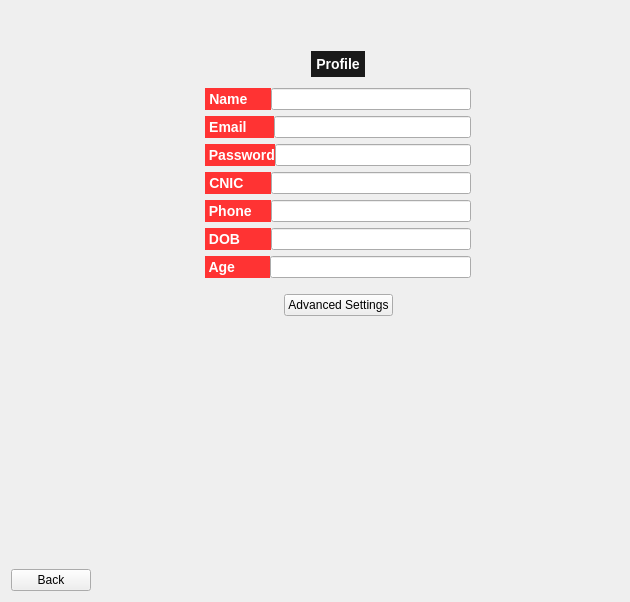
             <widget class="QWidget" name="ProfilePage">
              <layout class="QGridLayout" name="gridLayout_11">
               <item row="3" column="1">
                <spacer name="horizontalSpacer_52">
                 <property name="orientation">
                  <enum>Qt::Horizontal</enum>
                 </property>
                 <property name="sizeHint" stdset="0">
                  <size>
                   <width>102</width>
                   <height>20</height>
                  </size>
                 </property>
                </spacer>
               </item>
               <item row="3" column="0">
                <widget class="QPushButton" name="profile_back_btn">
                 <property name="maximumSize">
                  <size>
                   <width>16777215</width>
                   <height>35</height>
                  </size>
                 </property>
                 <property name="styleSheet">
                  <string notr="true">/*-----QPushButton-----*/
QPushButton#sendmoney_fr_btn
{
	background-color: #ff3333;
	color: #fff;
	border-radius: 5px;
	font-size: 15px;
	font-weight: bold;
	border: none;
	padding: 5px;
}
</string>
                 </property>
                 <property name="text">
                  <string>Back</string>
                 </property>
                 <property name="checkable">
                  <bool>true</bool>
                 </property>
                </widget>
               </item>
               <item row="1" column="2" colspan="2">
                <layout class="QVBoxLayout" name="verticalLayout_14">
                 <item>
                  <layout class="QHBoxLayout" name="horizontalLayout_23">
                   <property name="bottomMargin">
                    <number>5</number>
                   </property>
                   <item>
                    <spacer name="horizontalSpacer_53">
                     <property name="orientation">
                      <enum>Qt::Horizontal</enum>
                     </property>
                     <property name="sizeHint" stdset="0">
                      <size>
                       <width>40</width>
                       <height>20</height>
                      </size>
                     </property>
                    </spacer>
                   </item>
                   <item>
                    <widget class="QLabel" name="label_5">
                     <property name="styleSheet">
                      <string notr="true">QLabel#label_5
{
	background-color: #1a1a1a;	
    color: #fff;
	font-size: 14px;
	font-weight: bold;
	border: none;
	border-radius: 25px;
	padding: 5px;
}</string>
                     </property>
                     <property name="text">
                      <string>Profile</string>
                     </property>
                     <property name="alignment">
                      <set>Qt::AlignCenter</set>
                     </property>
                    </widget>
                   </item>
                   <item>
                    <spacer name="horizontalSpacer_54">
                     <property name="orientation">
                      <enum>Qt::Horizontal</enum>
                     </property>
                     <property name="sizeHint" stdset="0">
                      <size>
                       <width>40</width>
                       <height>20</height>
                      </size>
                     </property>
                    </spacer>
                   </item>
                  </layout>
                 </item>
                 <item>
                  <layout class="QVBoxLayout" name="verticalLayout_7">
                   <item>
                    <layout class="QHBoxLayout" name="horizontalLayout_10">
                     <property name="spacing">
                      <number>0</number>
                     </property>
                     <item>
                      <widget class="QLabel" name="label_20">
                       <property name="maximumSize">
                        <size>
                         <width>80</width>
                         <height>16777215</height>
                        </size>
                       </property>
                       <property name="styleSheet">
                        <string notr="true">QLabel#label_20
{
	background-color: #ff3333;
	color: #fff;
	font-size: 14px;
	font-weight: bold;

}</string>
                       </property>
                       <property name="text">
                        <string> Name      </string>
                       </property>
                       <property name="alignment">
                        <set>Qt::AlignCenter</set>
                       </property>
                      </widget>
                     </item>
                     <item>
                      <widget class="QLineEdit" name="profilePage_displayName">
                       <property name="minimumSize">
                        <size>
                         <width>200</width>
                         <height>0</height>
                        </size>
                       </property>
                       <property name="readOnly">
                        <bool>true</bool>
                       </property>
                      </widget>
                     </item>
                    </layout>
                   </item>
                   <item>
                    <layout class="QHBoxLayout" name="horizontalLayout_20">
                     <property name="spacing">
                      <number>0</number>
                     </property>
                     <item>
                      <widget class="QLabel" name="label_24">
                       <property name="maximumSize">
                        <size>
                         <width>80</width>
                         <height>16777215</height>
                        </size>
                       </property>
                       <property name="styleSheet">
                        <string notr="true">QLabel#label_24
{
	background-color: #ff3333;
	color: #fff;
	font-size: 14px;
	font-weight: bold;

}</string>
                       </property>
                       <property name="text">
                        <string> Email       </string>
                       </property>
                       <property name="alignment">
                        <set>Qt::AlignCenter</set>
                       </property>
                      </widget>
                     </item>
                     <item>
                      <widget class="QLineEdit" name="profilePage_displayEmail">
                       <property name="readOnly">
                        <bool>true</bool>
                       </property>
                      </widget>
                     </item>
                    </layout>
                   </item>
                   <item>
                    <layout class="QHBoxLayout" name="horizontalLayout_17">
                     <property name="spacing">
                      <number>0</number>
                     </property>
                     <item>
                      <widget class="QLabel" name="label_21">
                       <property name="maximumSize">
                        <size>
                         <width>80</width>
                         <height>16777215</height>
                        </size>
                       </property>
                       <property name="styleSheet">
                        <string notr="true">QLabel#label_21
{
	background-color: #ff3333;
	color: #fff;
	font-size: 14px;
	font-weight: bold;

}</string>
                       </property>
                       <property name="text">
                        <string> Password</string>
                       </property>
                       <property name="alignment">
                        <set>Qt::AlignCenter</set>
                       </property>
                      </widget>
                     </item>
                     <item>
                      <widget class="QLineEdit" name="profilePage_displayPassword">
                       <property name="readOnly">
                        <bool>true</bool>
                       </property>
                      </widget>
                     </item>
                    </layout>
                   </item>
                   <item>
                    <layout class="QHBoxLayout" name="horizontalLayout_19">
                     <property name="spacing">
                      <number>0</number>
                     </property>
                     <item>
                      <widget class="QLabel" name="label_23">
                       <property name="maximumSize">
                        <size>
                         <width>80</width>
                         <height>16777215</height>
                        </size>
                       </property>
                       <property name="styleSheet">
                        <string notr="true">QLabel#label_23
{
	background-color: #ff3333;
	color: #fff;
	font-size: 14px;
	font-weight: bold;

}</string>
                       </property>
                       <property name="text">
                        <string> CNIC       </string>
                       </property>
                       <property name="alignment">
                        <set>Qt::AlignCenter</set>
                       </property>
                      </widget>
                     </item>
                     <item>
                      <widget class="QLineEdit" name="profilePage_displayCNIC">
                       <property name="readOnly">
                        <bool>true</bool>
                       </property>
                      </widget>
                     </item>
                    </layout>
                   </item>
                   <item>
                    <layout class="QHBoxLayout" name="horizontalLayout_21">
                     <property name="spacing">
                      <number>0</number>
                     </property>
                     <item>
                      <widget class="QLabel" name="label_25">
                       <property name="maximumSize">
                        <size>
                         <width>80</width>
                         <height>16777215</height>
                        </size>
                       </property>
                       <property name="styleSheet">
                        <string notr="true">QLabel#label_25
{
	background-color: #ff3333;
	color: #fff;
	font-size: 14px;
	font-weight: bold;

}</string>
                       </property>
                       <property name="text">
                        <string> Phone     </string>
                       </property>
                       <property name="alignment">
                        <set>Qt::AlignCenter</set>
                       </property>
                      </widget>
                     </item>
                     <item>
                      <widget class="QLineEdit" name="profilePage_displayPhone">
                       <property name="readOnly">
                        <bool>true</bool>
                       </property>
                      </widget>
                     </item>
                    </layout>
                   </item>
                   <item>
                    <layout class="QHBoxLayout" name="horizontalLayout_18">
                     <property name="spacing">
                      <number>0</number>
                     </property>
                     <item>
                      <widget class="QLabel" name="label_22">
                       <property name="maximumSize">
                        <size>
                         <width>80</width>
                         <height>16777215</height>
                        </size>
                       </property>
                       <property name="styleSheet">
                        <string notr="true">QLabel#label_22
{
	background-color: #ff3333;
	color: #fff;
	font-size: 14px;
	font-weight: bold;

}</string>
                       </property>
                       <property name="text">
                        <string> DOB        </string>
                       </property>
                       <property name="alignment">
                        <set>Qt::AlignCenter</set>
                       </property>
                      </widget>
                     </item>
                     <item>
                      <widget class="QLineEdit" name="profilePage_displayDOB">
                       <property name="readOnly">
                        <bool>true</bool>
                       </property>
                      </widget>
                     </item>
                    </layout>
                   </item>
                   <item>
                    <layout class="QHBoxLayout" name="horizontalLayout_22">
                     <property name="spacing">
                      <number>0</number>
                     </property>
                     <item>
                      <widget class="QLabel" name="label_26">
                       <property name="maximumSize">
                        <size>
                         <width>80</width>
                         <height>16777215</height>
                        </size>
                       </property>
                       <property name="styleSheet">
                        <string notr="true">QLabel#label_26
{
	background-color: #ff3333;
	color: #fff;
	font-size: 14px;
	font-weight: bold;

}</string>
                       </property>
                       <property name="text">
                        <string> Age         </string>
                       </property>
                       <property name="alignment">
                        <set>Qt::AlignCenter</set>
                       </property>
                      </widget>
                     </item>
                     <item>
                      <widget class="QLineEdit" name="profilePage_displayAge">
                       <property name="readOnly">
                        <bool>true</bool>
                       </property>
                      </widget>
                     </item>
                    </layout>
                   </item>
                   <item>
                    <layout class="QHBoxLayout" name="horizontalLayout_42">
                     <property name="topMargin">
                      <number>10</number>
                     </property>
                     <item>
                      <spacer name="horizontalSpacer_50">
                       <property name="orientation">
                        <enum>Qt::Horizontal</enum>
                       </property>
                       <property name="sizeHint" stdset="0">
                        <size>
                         <width>40</width>
                         <height>20</height>
                        </size>
                       </property>
                      </spacer>
                     </item>
                     <item>
                      <widget class="QPushButton" name="changeProfile_btn">
                       <property name="maximumSize">
                        <size>
                         <width>16777215</width>
                         <height>35</height>
                        </size>
                       </property>
                       <property name="styleSheet">
                        <string notr="true">/*-----QPushButton-----*/
QPushButton#sendmoney_fr_btn
{
	background-color: #ff3333;
	color: #fff;
	border-radius: 5px;
	font-size: 15px;
	font-weight: bold;
	border: none;
	padding: 5px;
}
</string>
                       </property>
                       <property name="text">
                        <string>Advanced Settings</string>
                       </property>
                       <property name="checkable">
                        <bool>true</bool>
                       </property>
                      </widget>
                     </item>
                     <item>
                      <spacer name="horizontalSpacer_51">
                       <property name="orientation">
                        <enum>Qt::Horizontal</enum>
                       </property>
                       <property name="sizeHint" stdset="0">
                        <size>
                         <width>40</width>
                         <height>20</height>
                        </size>
                       </property>
                      </spacer>
                     </item>
                    </layout>
                   </item>
                  </layout>
                 </item>
                </layout>
               </item>
               <item row="0" column="2">
                <spacer name="verticalSpacer_7">
                 <property name="orientation">
                  <enum>Qt::Vertical</enum>
                 </property>
                 <property name="sizeType">
                  <enum>QSizePolicy::Fixed</enum>
                 </property>
                 <property name="sizeHint" stdset="0">
                  <size>
                   <width>20</width>
                   <height>40</height>
                  </size>
                 </property>
                </spacer>
               </item>
               <item row="2" column="3">
                <spacer name="verticalSpacer_6">
                 <property name="orientation">
                  <enum>Qt::Vertical</enum>
                 </property>
                 <property name="sizeHint" stdset="0">
                  <size>
                   <width>20</width>
                   <height>247</height>
                  </size>
                 </property>
                </spacer>
               </item>
               <item row="1" column="0" colspan="2">
                <spacer name="horizontalSpacer_15">
                 <property name="orientation">
                  <enum>Qt::Horizontal</enum>
                 </property>
                 <property name="sizeHint" stdset="0">
                  <size>
                   <width>148</width>
                   <height>20</height>
                  </size>
                 </property>
                </spacer>
               </item>
               <item row="1" column="4">
                <spacer name="horizontalSpacer_16">
                 <property name="orientation">
                  <enum>Qt::Horizontal</enum>
                 </property>
                 <property name="sizeHint" stdset="0">
                  <size>
                   <width>148</width>
                   <height>20</height>
                  </size>
                 </property>
                </spacer>
               </item>
              </layout>
             </widget>
